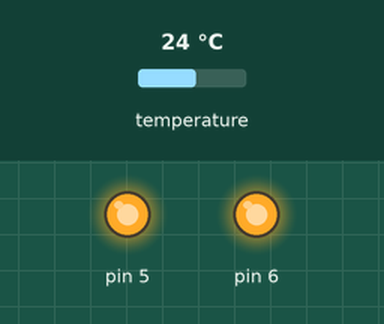
Simulated run of this sketch. Board: Arduino Uno, built with avr-gcc and run on an emulated ATmega328P. On the bench: output pins drawn as LEDs (lit = HIGH). The test bench sets the inputs (shaded band); at power-on: temperature 24 °C. What the sketch prints to the serial monitor is not drawn.

Above: at 0.1 s.
At 5.0 s:
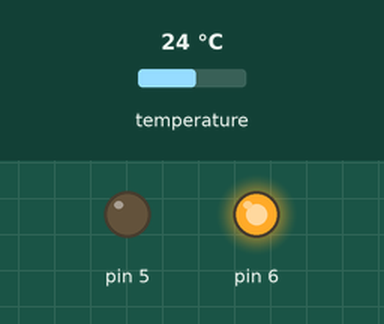
Timing chart, 0 to 6.5 s (numbered marks = the images above):
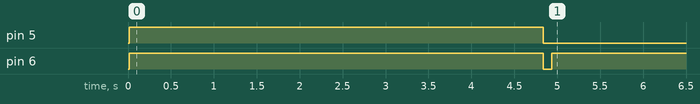

Measured:
- by itself, pin 5: LOW → HIGH at 0.02 s, → LOW 4.8 s later
- by itself, pin 6: HIGH → LOW at 4.8 s, → HIGH 0.10 s later

The sketch:

Uno.ino
```cpp
#include <OneWire.h>                              // OneWire és DallasTemperature library a DS18B20 hőszenzorhoz
#include <DallasTemperature.h>
#include <LowPower.h>

float temperature;
int windDirection;
float windSpeed;
float solarIrradiance;
String weatherDatas;

#define ONE_WIRE_BUS 7                              // a OneWire busz (hőszenzor) a D7-es bemeneten
OneWire oneWire(ONE_WIRE_BUS);                      // egy OneWire példány a busz bemeneti pinjével
DallasTemperature sensors(&oneWire);

void setup() {
  sensors.begin();
  Serial.begin(115200);
  // Az NodeMCU reset pinje, magas -> nem resetel, alacsony -> resetel
  pinMode(6, OUTPUT);
  digitalWrite(6, HIGH);

  // a tranzisztor bázisa, amellyel a szenzorokat kapcsoljuk be, ha olvasni akarunk
  pinMode(5, OUTPUT);
  digitalWrite(5, LOW);

}

void loop() {


  digitalWrite(5, HIGH);                                                          // tranzisztor megnyitása, majd megvárjuk, hogy a szenzorok bekapcsoljanak és kiolvassuk az adatokat
  delay(1000);
  windDirection = map(analogRead(A0), 212, 1023, 0, 360);
  float windSpeedVoltage = analogRead(A1) * (5.0 / 1023);
  windSpeed = 6 * windSpeedVoltage;                                               // a datasheet alapján: szélsebesség [m/s] = mért fesz.[V] * 6
  float solarIrradianceVoltage = (analogRead(A3) * (5.0/1023)) * 1000;
  solarIrradiance = solarIrradianceVoltage * 0.25;                                 // a datasheet alapján: sugárzás[W/m^2] = mért fesz.[mV] * 0.25

  for(int i = 0; i < 5; i++){                                                   // 5 mérést végzünk, az érvénytelen eredmények (jellemzően 85 és -127) kiszűrésére
  sensors.requestTemperatures();                                                // kérjük a hőmérsékleteket a hőszenzortól
  float temp = sensors.getTempCByIndex(0);                                     // Celsiusban kérjük a hőmérsékletet a 0-s indexű (most az egyetlen) hőszenzortól
  if (temp != -127 && temp != 85){
      temperature = temp;
    }
}

  digitalWrite(5, LOW);                                         // szenzorok kikapcsolása


  weatherDatas += temperature;
  weatherDatas += ";";
  weatherDatas += windDirection;
  weatherDatas += ";";
  weatherDatas += windSpeed;
  weatherDatas += ";";
  weatherDatas += solarIrradiance;

  digitalWrite(6, LOW);                                   // nodeMCU felébresztése a mélyalvásból a RESET pinje ideiglenes alacsonyra húzásával
  delay(100);
  digitalWrite(6, HIGH);

  delay(1000);
  Serial.println(weatherDatas);                           // az adatokat tartalmazó String elküldése a soros kapcsolaton a nodeMCU-nak

  weatherDatas = "";

  delay(2000);
  goToSleep();                                              // alvó mód, csak maximum 8 mp-re lehet, így ezeket halmozzuk, hogy 6 perc legyen

}


void goToSleep(){
  // 2 perc
    LowPower.powerDown(SLEEP_8S, ADC_OFF, BOD_OFF);
    LowPower.powerDown(SLEEP_8S, ADC_OFF, BOD_OFF);
    LowPower.powerDown(SLEEP_8S, ADC_OFF, BOD_OFF);
    LowPower.powerDown(SLEEP_8S, ADC_OFF, BOD_OFF);
    LowPower.powerDown(SLEEP_8S, ADC_OFF, BOD_OFF);
    LowPower.powerDown(SLEEP_8S, ADC_OFF, BOD_OFF);
    LowPower.powerDown(SLEEP_8S, ADC_OFF, BOD_OFF);
    LowPower.powerDown(SLEEP_8S, ADC_OFF, BOD_OFF);
    LowPower.powerDown(SLEEP_8S, ADC_OFF, BOD_OFF);
    LowPower.powerDown(SLEEP_8S, ADC_OFF, BOD_OFF);
    LowPower.powerDown(SLEEP_8S, ADC_OFF, BOD_OFF);
    LowPower.powerDown(SLEEP_8S, ADC_OFF, BOD_OFF);
    LowPower.powerDown(SLEEP_8S, ADC_OFF, BOD_OFF);
    LowPower.powerDown(SLEEP_8S, ADC_OFF, BOD_OFF);
    LowPower.powerDown(SLEEP_8S, ADC_OFF, BOD_OFF);

    // + 2 perc (4p)
    LowPower.powerDown(SLEEP_8S, ADC_OFF, BOD_OFF);
    LowPower.powerDown(SLEEP_8S, ADC_OFF, BOD_OFF);
    LowPower.powerDown(SLEEP_8S, ADC_OFF, BOD_OFF);
    LowPower.powerDown(SLEEP_8S, ADC_OFF, BOD_OFF);
    LowPower.powerDown(SLEEP_8S, ADC_OFF, BOD_OFF);
    LowPower.powerDown(SLEEP_8S, ADC_OFF, BOD_OFF);
    LowPower.powerDown(SLEEP_8S, ADC_OFF, BOD_OFF);
    LowPower.powerDown(SLEEP_8S, ADC_OFF, BOD_OFF);
    LowPower.powerDown(SLEEP_8S, ADC_OFF, BOD_OFF);
    LowPower.powerDown(SLEEP_8S, ADC_OFF, BOD_OFF);
    LowPower.powerDown(SLEEP_8S, ADC_OFF, BOD_OFF);
    LowPower.powerDown(SLEEP_8S, ADC_OFF, BOD_OFF);
    LowPower.powerDown(SLEEP_8S, ADC_OFF, BOD_OFF);
    LowPower.powerDown(SLEEP_8S, ADC_OFF, BOD_OFF);
    LowPower.powerDown(SLEEP_8S, ADC_OFF, BOD_OFF);

    // + 2 perc (6p)
    LowPower.powerDown(SLEEP_8S, ADC_OFF, BOD_OFF);
    LowPower.powerDown(SLEEP_8S, ADC_OFF, BOD_OFF);
    LowPower.powerDown(SLEEP_8S, ADC_OFF, BOD_OFF);
    LowPower.powerDown(SLEEP_8S, ADC_OFF, BOD_OFF);
    LowPower.powerDown(SLEEP_8S, ADC_OFF, BOD_OFF);
    LowPower.powerDown(SLEEP_8S, ADC_OFF, BOD_OFF);
    LowPower.powerDown(SLEEP_8S, ADC_OFF, BOD_OFF);
    LowPower.powerDown(SLEEP_8S, ADC_OFF, BOD_OFF);
    LowPower.powerDown(SLEEP_8S, ADC_OFF, BOD_OFF);
    LowPower.powerDown(SLEEP_8S, ADC_OFF, BOD_OFF);
    LowPower.powerDown(SLEEP_8S, ADC_OFF, BOD_OFF);
    LowPower.powerDown(SLEEP_8S, ADC_OFF, BOD_OFF);
    LowPower.powerDown(SLEEP_8S, ADC_OFF, BOD_OFF);
    LowPower.powerDown(SLEEP_8S, ADC_OFF, BOD_OFF);
    LowPower.powerDown(SLEEP_8S, ADC_OFF, BOD_OFF);

  }
```
